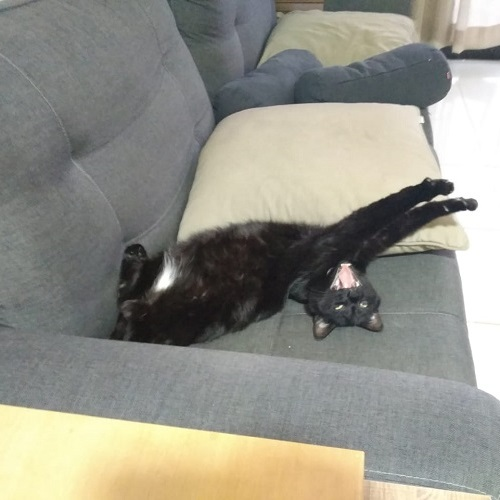
#> input picture trab02/img01.jpg, 500 x 500 px
$ jupyter execute trab02.ipynb   (shell and % lines are left out)
#> lines starting #> are read from the running program, lines starting #| are printed output that depends on the picture
# UNB - PPGI
## Processamento de Imagem

### Trabalho 02

<br>

Henrique Brandão
___

Escolha duas imagens coloridas , entre 500 e 700 pixels de largura ou altura. As dimensões da imagem tem que ser bem documentadas.

Represente cada imagem utilizando uma palheta de 256 cores e outra de 16 cores

Quantize as cores utilizando algoritmo LBG (parecido com K-means) para quantizar as 16M cores da imagem em 16 ou 256 core
Repita a representação de cada imagem quantizada desta vutilizandocdifusão de erro.


Entrega é um documento em PDF em formato de relatório. Código só em sessão de anexo/apêndice. Não precisa enrolar nem colocar background, mas precisa discutir o que você está fazendo e discutir os resultaos.

[cell 1]
import cv2

import numpy as np
import seaborn as sns

from math import sqrt
from random import choice

from PIL import Image
from matplotlib import pyplot as plt

[cell 2]
f1, f2 = 'img01.jpg', 'img02.jpg'
i1, i2 = Image.open(f1), Image.open(f2)
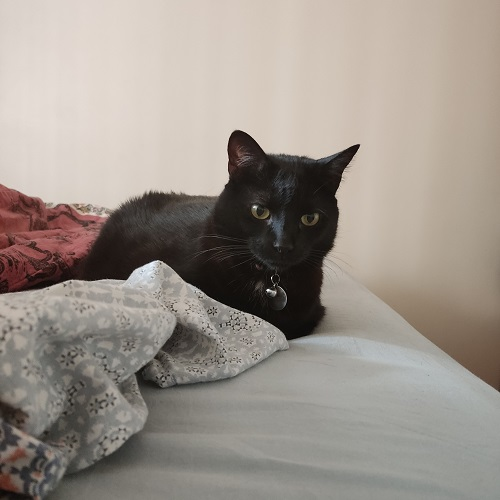
#> input picture trab02/img02.jpg, 500 x 500 px
#> i1 is the input picture: PIL image 500x500 RGB; mean R, G, B 147.4, 146.3, 136.4
#> i2 is the input picture: PIL image 500x500 RGB; mean R, G, B 155.2, 146.8, 138.7

[cell 3]
plt.figure(figsize=(8, 6))

plt.subplot(1, 2, 1)
plt.title(f'{f1} {i1.size}')
plt.imshow(i1)

plt.subplot(1, 2, 2)
plt.title(f'{f2} {i2.size}')
plt.imshow(i2)

plt.tight_layout()
plt.show()
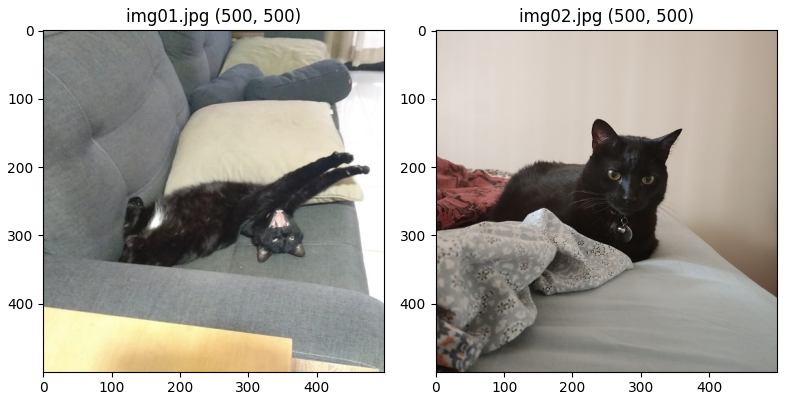
#> figure drawn by matplotlib, 2 panels

## K-Means

> https://github.com/htbrandao/pos-grad-iesb-ia/blob/master/courses/unsupervised-ml/trab-covid-19.ipynb

> https://medium.com/towardssingularity/k-means-clustering-for-image-segmentation-using-opencv-in-python-17178ce3d6f3

[cell 4]
k1, k2 = 256, 16

[cell 5]
def prepara_imagem(fp):
#> called with fp = 'img01.jpg'
    img = cv2.imread(fp)
    img = cv2.cvtColor(img, cv2.COLOR_BGR2RGB)
    pixels = img.reshape((-1,3))
    return img, np.float32(pixels)
